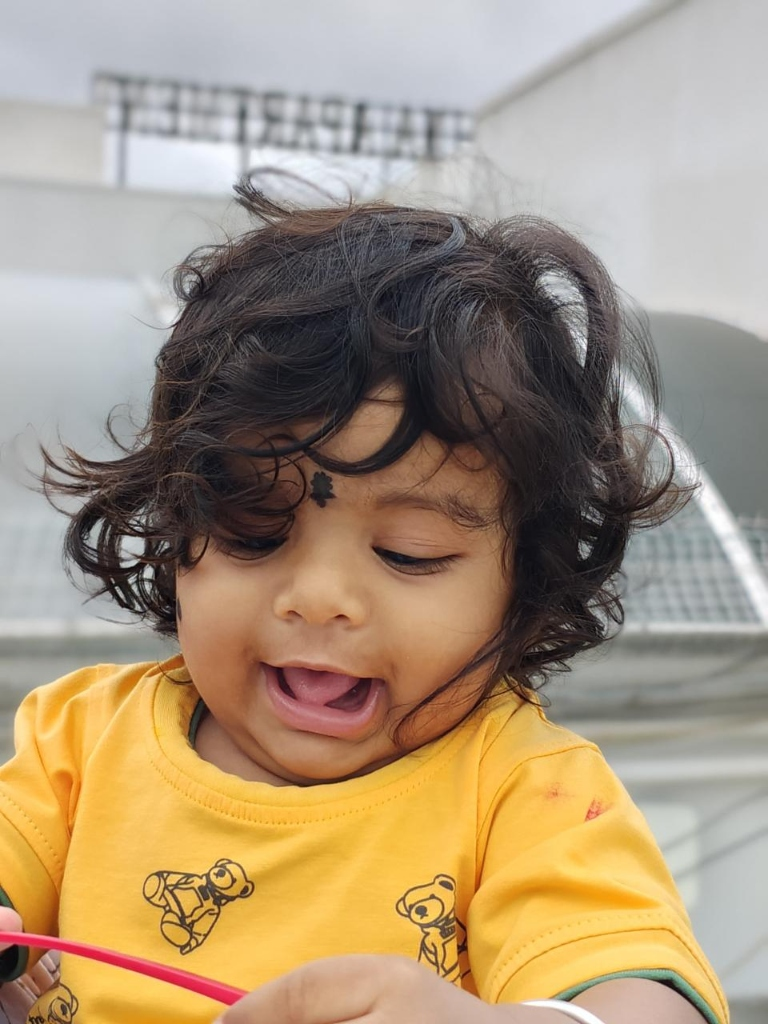
#> input picture images/child_card.jpg, 768 x 1024 px, given in place of media__1784988297535.jpg, which was not available
$ python make_fullbleed_program_cards.py
#> lines starting #> are read from the running program, lines starting #| are printed output that depends on the picture; pictures that were not available may be replaced by others from this repository, and a replacement may not be noted
import os
from PIL import Image, ImageEnhance

src_dir = r'C:\Users\mitta\.gemini\antigravity\brain\7c851125-6658-48ad-9d73-fc4845748551\.user_uploaded'
dst_dir = r'c:\Users\mitta\OneDrive\ROOTLET PROJECT (WEBSITE)\public\images'

def create_fullbleed_card(input_path, output_filename, crop_box=(0.0, 0.0, 1.0, 1.0), focal_point='center'):
#> called with output_filename = 'toddler_card.jpg', crop_box = (0, 0.05, 1, 0.95), focal_point = 'top_third'
    img = Image.open(input_path).convert('RGB')
#> img is the input picture: PIL image 768x1024 RGB; mean R, G, B 167, 147.8, 122.8
    w, h = img.size
#> w = 768; h = 1024

    # Apply crop box
    crop_left = int(w * crop_box[0])
#> crop_left = 0
    crop_top = int(h * crop_box[1])
#> crop_top = 51
    crop_right = int(w * crop_box[2])
#> crop_right = 768
    crop_bottom = int(h * crop_box[3])
#> crop_bottom = 972
    img = img.crop((crop_left, crop_top, crop_right, crop_bottom))
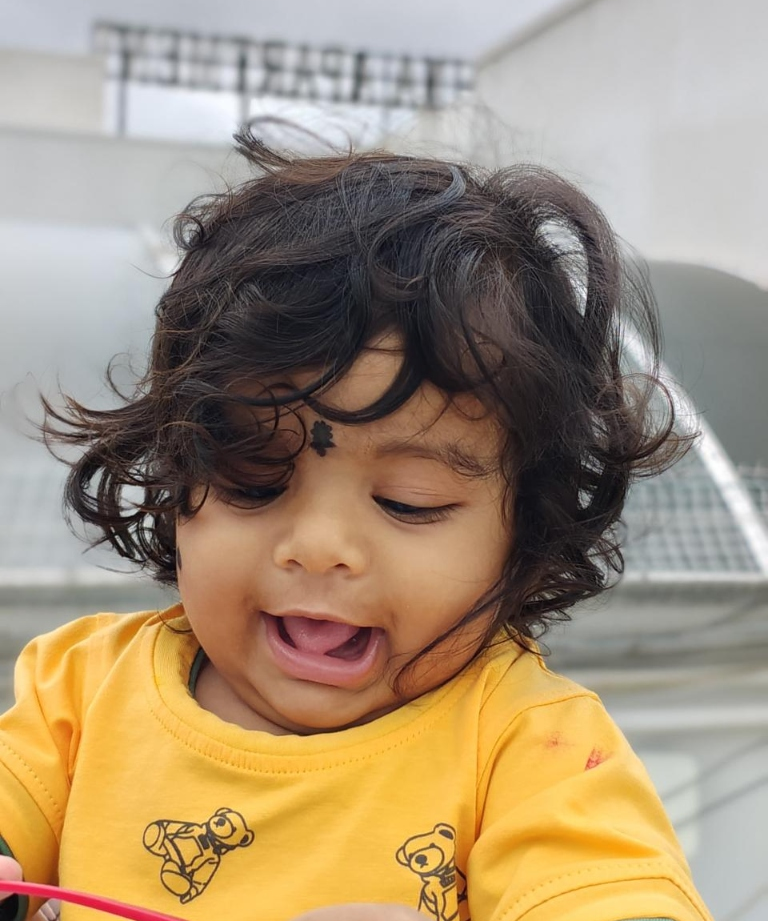
#> img: PIL image 768x921 RGB; mean R, G, B 163.2, 144.1, 118.4

    # Target ratio 3:2 (600x400)
    target_w, target_h = 600, 400
    target_ratio = target_w / target_h
    cur_w, cur_h = img.size
#> cur_w = 768; cur_h = 921
    cur_ratio = cur_w / cur_h
#> cur_ratio = 0.834

    if cur_ratio > target_ratio:
        # Image is wider -> crop sides
        new_w = int(cur_h * target_ratio)
        left = (cur_w - new_w) // 2
        img = img.crop((left, 0, left + new_w, cur_h))
    else:
        # Image is taller -> crop top/bottom based on focal point
        new_h = int(cur_w / target_ratio)
#> new_h = 512
        if focal_point == 'top':
            top = 0
        elif focal_point == 'top_third':
            top = int((cur_h - new_h) * 0.25)
#> top = 102
        else:
            top = (cur_h - new_h) // 2
        img = img.crop((0, top, cur_w, top + new_h))
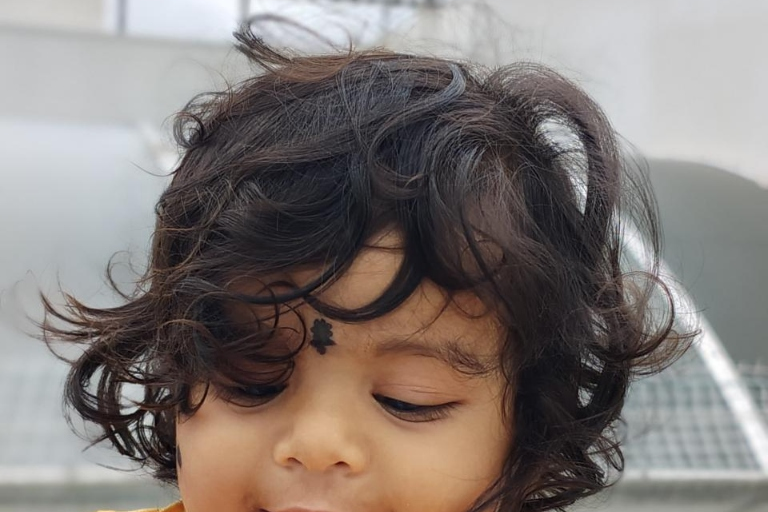
#> img: PIL image 768x512 RGB; mean R, G, B 129.6, 121.4, 117.7

    # Resize to exact 600x400
    img = img.resize((target_w, target_h), Image.Resampling.LANCZOS)
#> img: PIL image 600x400 RGB
    img = ImageEnhance.Sharpness(img).enhance(1.3)
    img = ImageEnhance.Contrast(img).enhance(1.05)

    out_path = os.path.join(dst_dir, output_filename)
    img.save(out_path, quality=98)
    print(f"Saved fullbleed card: {output_filename}")

# 1. Toddler (Screenshot 2: media__1784988297535.jpg)
toddler_ai_path = os.path.join(src_dir, 'media__1784988297535.jpg')
create_fullbleed_card(toddler_ai_path, 'toddler_card.jpg', crop_box=(0.0, 0.05, 1.0, 0.95), focal_point='top_third')

# 2. Play Group (Boy in park with toy tractor: media__1784987772804.jpg)
playgroup_path = os.path.join(src_dir, 'media__1784987772804.jpg')
create_fullbleed_card(playgroup_path, 'playgroup_card.jpg', crop_box=(0.0, 0.1, 1.0, 0.85), focal_point='top_third')
#> call 2 of create_fullbleed_card, with output_filename = 'playgroup_card.jpg', crop_box = (0, 0.1, 1, 0.85), focal_point = 'top_third'
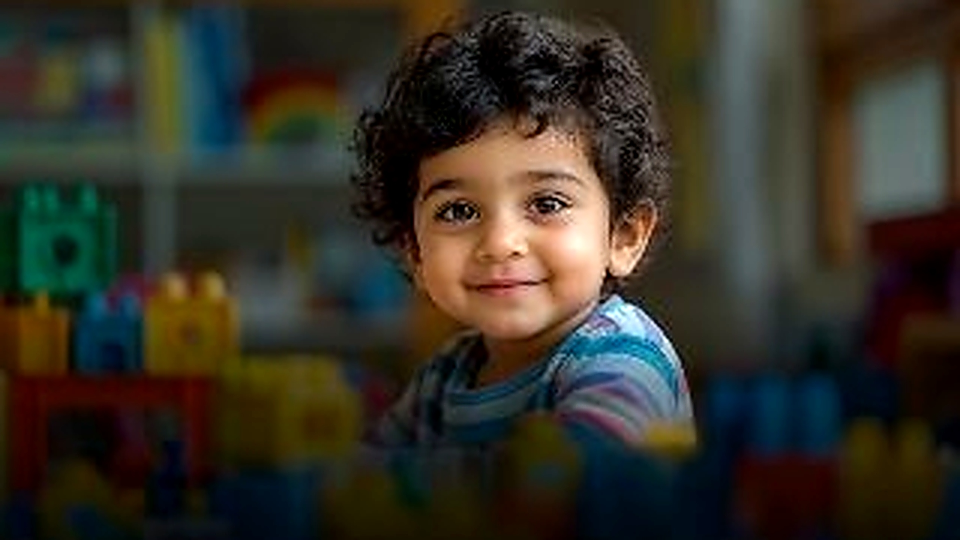
#> input picture images/exact_curly_toddler.jpg, 1920 x 1080 px, given in place of media__1784987772804.jpg, which was not available (shown at 1/2 size)
#> in create_fullbleed_card, img is the input picture: PIL image 1920x1080 RGB; mean R, G, B 52.9, 49.2, 38.8
#> in create_fullbleed_card (call 2), `img = img.crop((crop_left, crop_top, crop_right, crop_bottom))`:
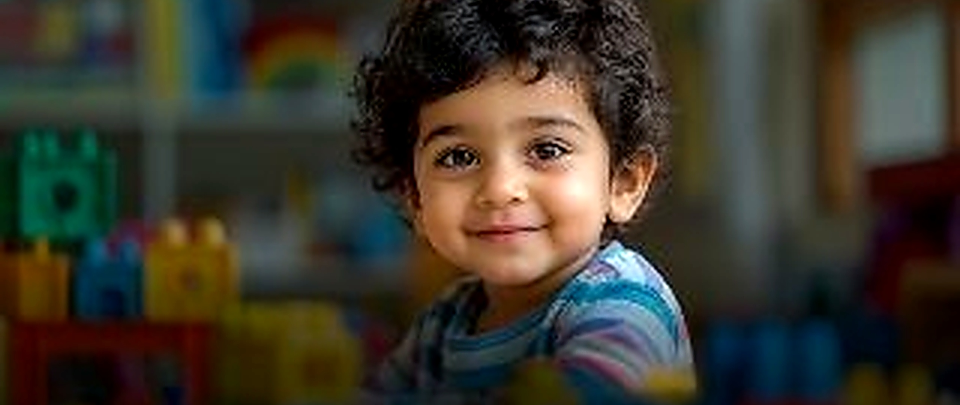
#> img: PIL image 1920x810 RGB (shown at 1/2 size); mean R, G, B 60, 55.9, 44.7
#> in create_fullbleed_card (call 2), `img = img.crop((left, 0, left + new_w, cur_h))`:
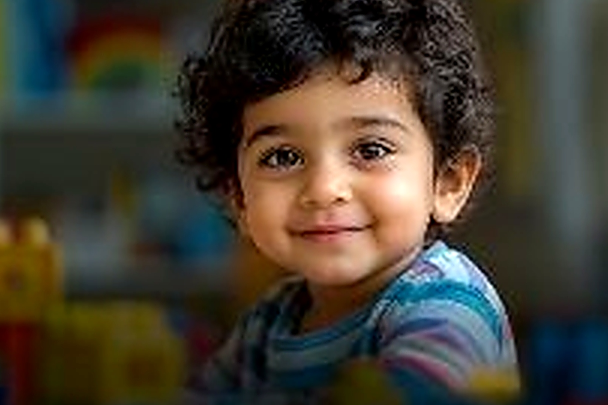
#> img: PIL image 1215x810 RGB (shown at 1/2 size); mean R, G, B 68.6, 62.1, 50.3
#> in create_fullbleed_card (call 2), `img = img.resize((target_w, target_h), Image.Resampling.LANCZOS)`:
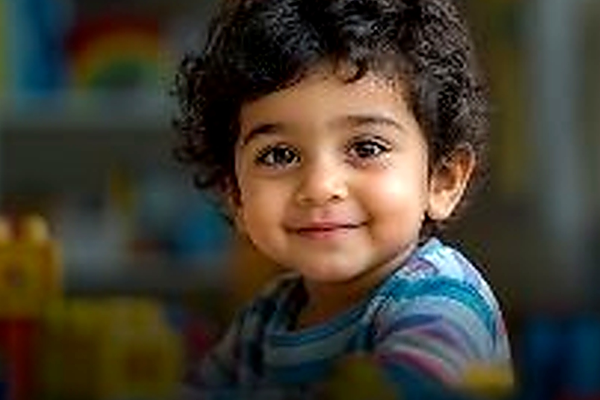
#> img: PIL image 600x400 RGB; mean R, G, B 68.6, 62.1, 50.3

# 3. Nursery (Boy in blue velvet suit: media__1784987795387.jpg)
nursery_path = os.path.join(src_dir, 'media__1784987795387.jpg')
create_fullbleed_card(nursery_path, 'nursery_card.jpg', crop_box=(0.0, 0.1, 1.0, 0.85), focal_point='top_third')

# 4. LKG (Boy in suspenders: media__1784987807100.jpg)
lkg_path = os.path.join(src_dir, 'media__1784987807100.jpg')
create_fullbleed_card(lkg_path, 'lkg_card.jpg', crop_box=(0.0, 0.0, 1.0, 0.85), focal_point='top_third')
#> (the run stopped early here; a loop or call above may not have finished)
